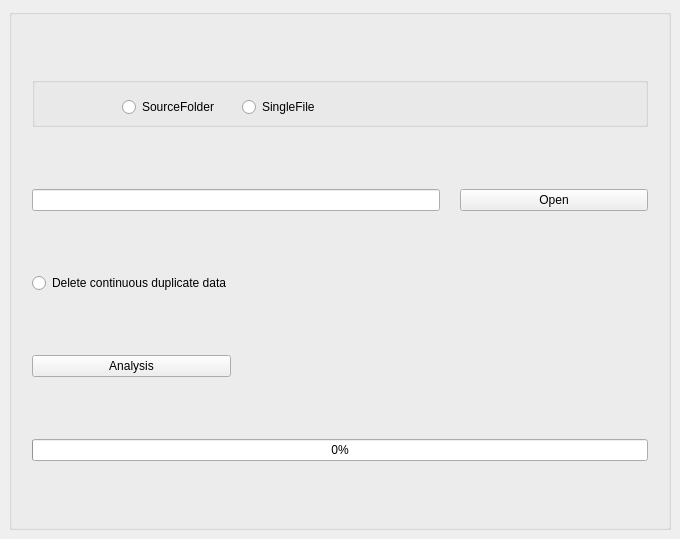
<?xml version="1.0" encoding="UTF-8"?>
<ui version="4.0">
 <class>MainWindow</class>
 <widget class="QMainWindow" name="MainWindow">
  <property name="geometry">
   <rect>
    <x>0</x>
    <y>0</y>
    <width>680</width>
    <height>539</height>
   </rect>
  </property>
  <property name="minimumSize">
   <size>
    <width>0</width>
    <height>0</height>
   </size>
  </property>
  <property name="maximumSize">
   <size>
    <width>16777215</width>
    <height>16777215</height>
   </size>
  </property>
  <property name="windowTitle">
   <string>Repeatability Test</string>
  </property>
  <property name="windowIcon">
   <iconset>
    <normaloff>../Datalog/icos/favicon.ico</normaloff>../Datalog/icos/favicon.ico</iconset>
  </property>
  <property name="windowOpacity">
   <double>7.000000000000000</double>
  </property>
  <widget class="QWidget" name="centralwidget">
   <layout class="QGridLayout" name="gridLayout_2">
    <item row="0" column="1">
     <widget class="QGroupBox" name="groupBox">
      <property name="minimumSize">
       <size>
        <width>640</width>
        <height>480</height>
       </size>
      </property>
      <property name="maximumSize">
       <size>
        <width>800</width>
        <height>600</height>
       </size>
      </property>
      <property name="font">
       <font>
        <family>Arial</family>
       </font>
      </property>
      <property name="title">
       <string/>
      </property>
      <property name="alignment">
       <set>Qt::AlignLeading|Qt::AlignLeft|Qt::AlignVCenter</set>
      </property>
      <layout class="QGridLayout" name="gridLayout">
       <property name="leftMargin">
        <number>20</number>
       </property>
       <property name="topMargin">
        <number>20</number>
       </property>
       <property name="rightMargin">
        <number>20</number>
       </property>
       <property name="bottomMargin">
        <number>20</number>
       </property>
       <property name="spacing">
        <number>20</number>
       </property>
       <item row="0" column="0" colspan="3">
        <widget class="QGroupBox" name="groupBox_2">
         <property name="minimumSize">
          <size>
           <width>0</width>
           <height>0</height>
          </size>
         </property>
         <property name="maximumSize">
          <size>
           <width>16777215</width>
           <height>50</height>
          </size>
         </property>
         <property name="title">
          <string/>
         </property>
         <widget class="QRadioButton" name="SingleFile_radioButton">
          <property name="geometry">
           <rect>
            <x>210</x>
            <y>20</y>
            <width>100</width>
            <height>20</height>
           </rect>
          </property>
          <property name="text">
           <string>SingleFile</string>
          </property>
         </widget>
         <widget class="QRadioButton" name="SourceFolder_radioButton">
          <property name="geometry">
           <rect>
            <x>90</x>
            <y>20</y>
            <width>100</width>
            <height>20</height>
           </rect>
          </property>
          <property name="text">
           <string>SourceFolder</string>
          </property>
         </widget>
        </widget>
       </item>
       <item row="3" column="0">
        <widget class="QPushButton" name="Analysis_pushButton">
         <property name="text">
          <string>Analysis</string>
         </property>
        </widget>
       </item>
       <item row="4" column="0" colspan="3">
        <widget class="QProgressBar" name="progressBar">
         <property name="value">
          <number>0</number>
         </property>
        </widget>
       </item>
       <item row="1" column="0" colspan="2">
        <widget class="QLineEdit" name="OpenPath_lineEdit">
         <property name="readOnly">
          <bool>true</bool>
         </property>
        </widget>
       </item>
       <item row="1" column="2">
        <widget class="QPushButton" name="Open_pushButton">
         <property name="mouseTracking">
          <bool>false</bool>
         </property>
         <property name="text">
          <string>Open</string>
         </property>
        </widget>
       </item>
       <item row="2" column="0">
        <widget class="QRadioButton" name="DeleteDuplicate_radioButton">
         <property name="text">
          <string>Delete continuous duplicate data</string>
         </property>
        </widget>
       </item>
      </layout>
     </widget>
    </item>
   </layout>
  </widget>
 </widget>
 <resources/>
 <connections/>
</ui>
